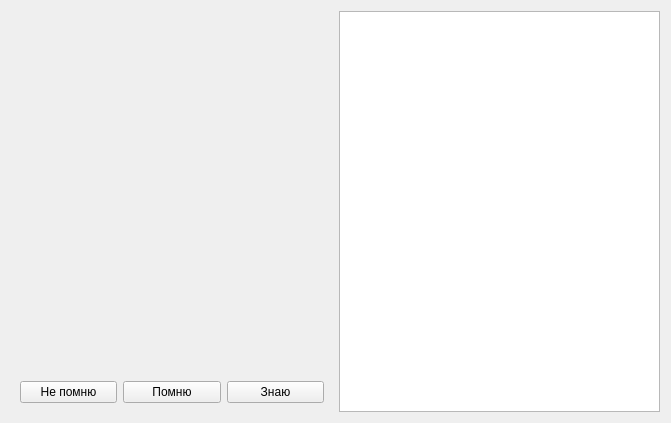
<?xml version="1.0" encoding="UTF-8"?>
<ui version="4.0">
 <class>Reminder</class>
 <widget class="QWidget" name="Reminder">
  <property name="geometry">
   <rect>
    <x>0</x>
    <y>0</y>
    <width>671</width>
    <height>423</height>
   </rect>
  </property>
  <property name="windowTitle">
   <string>Form</string>
  </property>
  <layout class="QHBoxLayout" name="horizontalLayout_2">
   <item>
    <layout class="QVBoxLayout" name="verticalLayout_3">
     <item>
      <widget class="QLabel" name="term">
       <property name="sizePolicy">
        <sizepolicy hsizetype="Preferred" vsizetype="Minimum">
         <horstretch>0</horstretch>
         <verstretch>0</verstretch>
        </sizepolicy>
       </property>
       <property name="font">
        <font>
         <pointsize>18</pointsize>
        </font>
       </property>
       <property name="text">
        <string/>
       </property>
       <property name="alignment">
        <set>Qt::AlignCenter</set>
       </property>
      </widget>
     </item>
     <item>
      <widget class="QStackedWidget" name="ansStack">
       <property name="sizePolicy">
        <sizepolicy hsizetype="Preferred" vsizetype="Maximum">
         <horstretch>0</horstretch>
         <verstretch>0</verstretch>
        </sizepolicy>
       </property>
       <property name="currentIndex">
        <number>1</number>
       </property>
       <widget class="QWidget" name="showAns_2">
        <layout class="QVBoxLayout" name="verticalLayout">
         <item>
          <widget class="QPushButton" name="showAns">
           <property name="text">
            <string>Показать ответ</string>
           </property>
          </widget>
         </item>
        </layout>
       </widget>
       <widget class="QWidget" name="result">
        <layout class="QVBoxLayout" name="verticalLayout_2">
         <item>
          <widget class="QLabel" name="answer">
           <property name="text">
            <string/>
           </property>
          </widget>
         </item>
         <item>
          <widget class="QLabel" name="descr">
           <property name="text">
            <string/>
           </property>
          </widget>
         </item>
         <item>
          <layout class="QHBoxLayout" name="horizontalLayout">
           <item>
            <widget class="QPushButton" name="dontRemember">
             <property name="text">
              <string>Не помню</string>
             </property>
            </widget>
           </item>
           <item>
            <widget class="QPushButton" name="remember">
             <property name="text">
              <string>Помню</string>
             </property>
            </widget>
           </item>
           <item>
            <widget class="QPushButton" name="know">
             <property name="text">
              <string>Знаю</string>
             </property>
            </widget>
           </item>
          </layout>
         </item>
        </layout>
       </widget>
      </widget>
     </item>
    </layout>
   </item>
   <item>
    <widget class="QListWidget" name="learnWgt">
     <property name="font">
      <font>
       <pointsize>14</pointsize>
      </font>
     </property>
     <property name="movement">
      <enum>QListView::Free</enum>
     </property>
     <property name="flow">
      <enum>QListView::TopToBottom</enum>
     </property>
     <property name="spacing">
      <number>5</number>
     </property>
    </widget>
   </item>
  </layout>
 </widget>
 <resources/>
 <connections/>
</ui>
